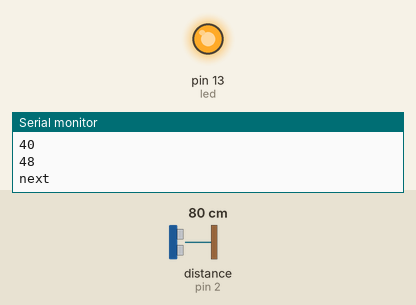
This sketch was run on a simulated Arduino Uno, built with avr-gcc and run on an emulated ATmega328P. Shown: output pins drawn as LEDs (lit = HIGH), the last lines printed to the serial monitor. Wiring (inferred from the names in the program): ultrasonic range finder: trigger pin 3; echo pin 2. The test bench sets the inputs (shaded band); at power-on: distance to the obstacle (sensor on pin 2) 80 cm. The echo pulse lasts 58.3 µs per cm; pins used as bus, display or sensor lines are not drawn.

Above: at 1.2 s.
1.3 s: distance to the obstacle (sensor on pin 2) set to 67 cm
4.3 s: distance to the obstacle (sensor on pin 2) set to 120 cm
At 5.4 s:
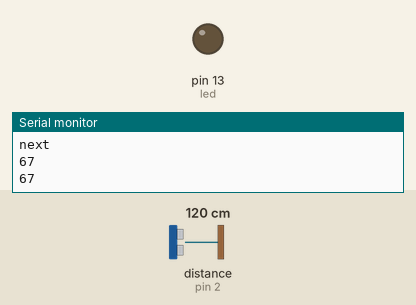
5.8 s: distance to the obstacle (sensor on pin 2) set to 35 cm
At 6.87 s:
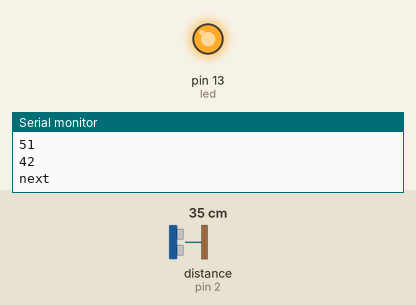
8.8 s: distance to the obstacle (sensor on pin 2) set to 250 cm
At 10.4 s:
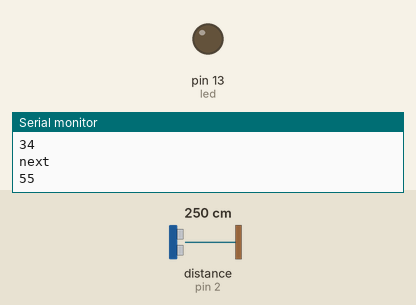
Timing chart, 0 to 11.4 s (numbered marks = the images above; inputs shaded):
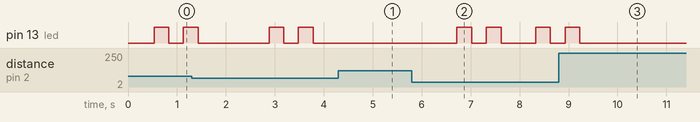

The sketch:

raspotify-sensor-distancia.ino
```cpp
// (licence header left out)
//Average  to make more reliable
const int numOfReadings = 10;                   // number of readings to take/ items in the array
int readings[numOfReadings];                    // stores the distance readings in an array
int arrayIndex = 0;                             // arrayIndex of the current item in the array
int total = 0;                                  // stores the cumlative total
int averageDistance = 0;                        // stores the average value

// setup pins and variables for SRF05 sonar device

int echoPin = 2;                                // SRF05 echo pin (digital 2)
int initPin = 3;                                // SRF05 trigger pin (digital 3)
unsigned long pulseTime = 0;                    // stores the pulse in Micro Seconds
unsigned long distance = 0;                     // variable for storing the distance (cm)

//Deteccion
int next=0;
int anterior=0;
int led=13;


//setup

void setup() {
  pinMode(led, OUTPUT);                     // set init pin 13 as output (To blink the led)
  pinMode(initPin, OUTPUT);                     // set init pin 3 as output
  pinMode(echoPin, INPUT);                      // set echo pin 2 as input

  // create array loop to iterate over every item in the array

 for (int thisReading = 0; thisReading < numOfReadings; thisReading++) {
  readings[thisReading] = 0;
 }
 // initialize the serial port, lets you view the
 // distances being pinged if connected to computer
     Serial.begin(9600);
 }

// execute
void loop() {
  digitalWrite(initPin, HIGH);                    // send 10 microsecond pulse
  delayMicroseconds(10);                  // wait 10 microseconds before turning off
  digitalWrite(initPin, LOW);                     // stop sending the pulse
  pulseTime = pulseIn(echoPin, HIGH);             // Look for a return pulse, it should be high as the pulse goes low-high-low
  distance = pulseTime/58;                        // Distance = pulse time / 58 to convert to cm.
  total= total - readings[arrayIndex];           // subtract the last distance
  readings[arrayIndex] = distance;                // add distance reading to array
  total= total + readings[arrayIndex];            // add the reading to the total
  arrayIndex = arrayIndex + 1;                    // go to the next item in the array
  // At the end of the array (10 items) then start again
  if (arrayIndex >= numOfReadings)  {
      arrayIndex = 0;
  }

  averageDistance = total / numOfReadings;      // calculate the average distance

  // if the distance is less than 255cm then do something (music,leds,etc)
  if (averageDistance < 70 && averageDistance > 20 ) {
            Serial.println(averageDistance, DEC);         // print out the average distance to the debugger
            anterior=0;
            next++;
            if(next>=4){
               Serial.println("next");
               //2 parpadeos de confirmación
               digitalWrite(led, HIGH);
               delay(300);
               digitalWrite(led, LOW);
               delay(300);
               digitalWrite(led, HIGH);
               delay(300);
               digitalWrite(led, LOW);
               delay(300);
               next=0;
            }
  } else if (averageDistance < 9 && averageDistance > 0) {
            Serial.println(averageDistance, DEC);         // print out the average distance to the debugger
            next=0;
            anterior++;
            if(anterior>=4){
               Serial.println("prev");
               //3 parpadeos de confirmación
               digitalWrite(led, HIGH);
               delay(1000);
               digitalWrite(led, LOW);
               delay(300);
               digitalWrite(led, HIGH);
               delay(300);
               digitalWrite(led, LOW);
               delay(200);
               digitalWrite(led, HIGH);
               delay(100);
               digitalWrite(led, LOW);
               anterior=0;
            }
  } else {
//         Serial.println(averageDistance, DEC);
         next=0;
         anterior=0;

        }
  delay(100);                                   // wait 100 milli seconds before looping again

}
```

Measured:
- after the input at 4.3 s, pin 13 (led): stops changing and stays LOW
- after the input at 5.8 s, pin 13 (led): goes HIGH 0.30 s, LOW 0.30 s, HIGH 0.30 s, LOW 0.71 s, HIGH 0.30 s, then LOW, starting after 0.92 s
- after the input at 8.8 s, pin 13 (led): goes on until 9.2 s, then stays LOW
